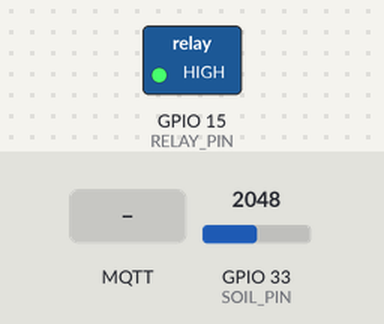
Bench run of a sketch on a simulated ESP32. Parts: switched loads named in the sketch (green lamp = pin HIGH). The test bench sets the inputs (shaded band); at power-on: GPIO 33 (SOIL_PIN) = 2048. WiFi joins after 1.5 s; servers stay silent unless stated; no MQTT or app messages arrive unless stated; what the sketch prints to the serial monitor is not drawn.

Above: at 0.1 s.
At 2.7 s:
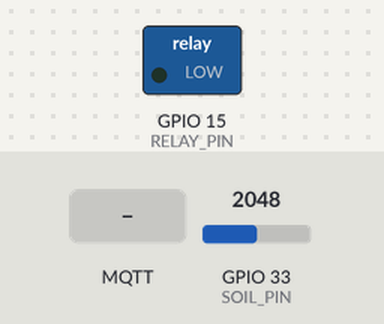
2.8 s: MQTT message "1" arrives on the first subscribed topic
Timing chart, 0 to 5.8 s (numbered marks = the images above; inputs shaded):
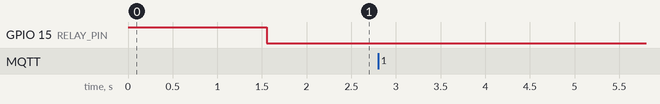

The sketch:

soil.ino
```cpp
#include <WiFi.h>
#include <PubSubClient.h>
#include <ArduinoJson.h>
#include <esp_now.h>
#include <string.h>

using namespace std;

// Define PIN
#define RELAY_PIN 15
#define SOIL_PIN 33
#define LDR_PIN 32

WiFiClient espClient;
PubSubClient client(espClient);

// Define Sending Struct ldr
typedef struct ldr_message{
  bool light;
  int board_id;
} ldr_message;

// Initial Struct
ldr_message ldrData;


// Define MAC_ADDRESS
uint8_t broadcastAddress[] = {0x24, 0x0A, 0xC4, 0x9F, 0x4F, 0xEC}; // 24:0A:C4:9F:4F:EC

// Define Function
void Connect_Wifi(); // For WiFi Connection
void Setup_MQTT(); // For Inital MQTT
void Setup_communication(); // Establish ESP_NOW Connection
void callback(char* topic, byte* payload, unsigned int length); // MQTT Subscribe Callback
void OnDataSent(const uint8_t *mac_addr, esp_now_send_status_t status); // Callback when sent Data

void soilMoistureFunction(void *param);
void ldrFunction(void *param);

// Task Handler
TaskHandle_t soilMoisture = NULL;
TaskHandle_t ldr = NULL;

// Global Variable
bool wateringStatus;
float moisture;
bool ldrStatus; // true = dark, false = day

// Config WiFi
char *ssid = "Peanut";
char *password = "0625901000";

// Config MQTT Server
#define mqtt_server "192.168.18.107"
#define mqtt_port 1883
// #define mqtt_server "0.0.0.0"
// #define mqtt_port 1883
#define mqtt_user ""
#define mqtt_password ""
#define mqtt_name "Peanut4"

// Other Define
#define BUADRATE 115200
#define BOARD_ID 4 // Change Board ID

void setup(){
  Serial.begin(BUADRATE);
  pinMode(RELAY_PIN, OUTPUT);
  digitalWrite(RELAY_PIN, HIGH);
  Serial.println(digitalRead(RELAY_PIN));

  Connect_Wifi();
  Setup_MQTT();
  Setup_communication();

  // Create Task
  xTaskCreatePinnedToCore(soilMoistureFunction, "soilMoisture", 1024*10, NULL, 0, &soilMoisture, 0);
}

void loop(){

}


// Implement Function

void Connect_Wifi(){
    WiFi.begin(ssid, password);

    Serial.print("Connecting to WiFi");
    while (WiFi.status() != WL_CONNECTED)
    {
        delay(500);
        Serial.print(".");
    }
    Serial.print("OK! IP=");
    Serial.println(WiFi.localIP());
}

void Setup_MQTT(){
  client.setServer(mqtt_server, mqtt_port);
  if(client.connect(mqtt_name,mqtt_user,mqtt_password)){
        client.subscribe("embedded/watering/4"); // Change Board ID

    }else{
      Serial.println("failed");
    }
  client.setCallback(callback);
}

void callback(char* topic, byte* payload, unsigned int length){
  Serial.print("Message arrived [");
  Serial.print(topic);
  Serial.print("] ");
  DynamicJsonDocument doc(2048);
  deserializeJson(doc, payload);
  wateringStatus = doc["activate"];
  Serial.print("Activate : ");
  Serial.println(wateringStatus);
  digitalWrite(RELAY_PIN,wateringStatus);
}

void Setup_communication(){
   WiFi.mode(WIFI_AP_STA);
  // สั่งให้เริ่ม ESP-NOW
  if (esp_now_init() != ESP_OK) {
    Serial.println("Error initializing ESP-NOW");
    return;
  }

  //เมื่อส่งให้ทำฟังก์ชั่น OnDataSend ที่เราสร้างขึ้น
  esp_now_register_send_cb(OnDataSent);

  // Register peer
  esp_now_peer_info_t peerInfo = {};
  memcpy(peerInfo.peer_addr, broadcastAddress, 6);
  peerInfo.channel = 0;
  peerInfo.encrypt = false;

  // เชื่อมต่ออุปกรณ์ที่ต้องการสื่อสาร
  if (esp_now_add_peer(&peerInfo) != ESP_OK) {
    Serial.println("Failed to add peer");
    return;
  }
}

void OnDataSent(const uint8_t *mac_addr, esp_now_send_status_t status){
  Serial.print("\r\nLast Packet Send Status:\t");
  Serial.println(status == ESP_NOW_SEND_SUCCESS ? "Delivery Success" : "Delivery Fail");
}


// Implement Task Function
void soilMoistureFunction(void *param){
  while(1){
    digitalWrite(RELAY_PIN,wateringStatus);

    float soil_moisture = analogRead(SOIL_PIN);
    Serial.print("moisture : ");
    Serial.println(soil_moisture);
    /* ---------- Read Sensor Value ---------- */
    moisture = map(4095 - analogRead(SOIL_PIN), 0,4095,0,100);
    Serial.print("Moisture : ");
    Serial.println(moisture);
    /* --------------------------------------- */
    String json;
    DynamicJsonDocument doc(2048);
    doc["index"] = BOARD_ID;
    doc["moisture"] = moisture;

    serializeJson(doc,json);

    const char* json_char = json.c_str();

    client.publish("embedded/moisture", json_char);

    client.loop();
    vTaskDelay(2000/portTICK_PERIOD_MS);
  }
}
```

Measured:
- after the input at 2.8 s, every drawn part: stays the same
